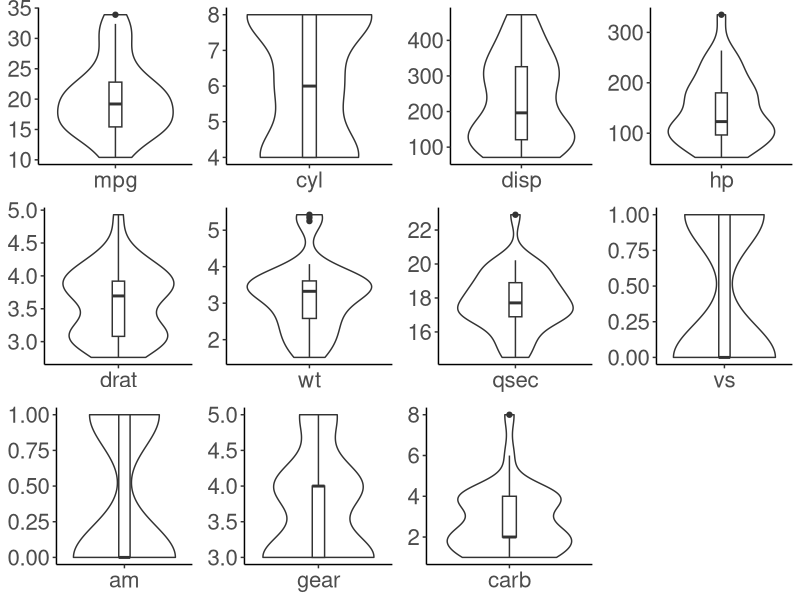

Source code (R):
## a function that creates one violin plot for each column of a dataset

library(tidyverse)
library(data.table)
library(gridExtra)

multiple_vioplot <- 
  function(data_table, colnum){
    
    x = "test"
    dt_melted <- 
      pivot_longer(
        data_table,
        cols = everything(), 
        names_to = "variable", 
        values_to = "value"
      )
    variables <- 
      colnames(data_table)
    #variable_type
    
    #lapply(variables, class) 
    v_plots <- 
      lapply(
        variables,
        function(v){
          #v = variables[1]
          variable_type <- 
            pull(data_table, v) %>% 
            class
          
          if(!is.numeric(pull(data_table, v))){
            ggplot(
              data = 
                dt_melted %>% filter(variable==v) %>% 
                group_by(variable) %>% count(value) %>%
                mutate(value = as.factor(value)),
              aes(x = value, y = n)
            )+
              geom_bar(stat="identity") +
              theme_classic() +
              ylab("") +
              xlab(v) +
              theme(
                axis.title.x = element_text(size=16),
                axis.text =  element_text(size=16)
              )
          } else{
            ggplot(
              data = dt_melted %>% filter(variable==v),
              aes(x = variable, y = value)
            )+ 
              geom_violin() + theme_classic()+ geom_boxplot(width=0.1) +
              theme(
                axis.title = element_blank(),
                axis.text.x = element_text(size = 16),
                axis.text.y =  element_text(size=16)
              )
          }
          
        }
      )  
    do.call(
      "grid.arrange", 
      c(
        v_plots,
        ncol=colnum
      )
    )
  }


### Example
data("mtcars")

data_table <- as_tibble(mtcars)

multiple_vioplot(
  data_table = data_table,
  colnum = 4
)
